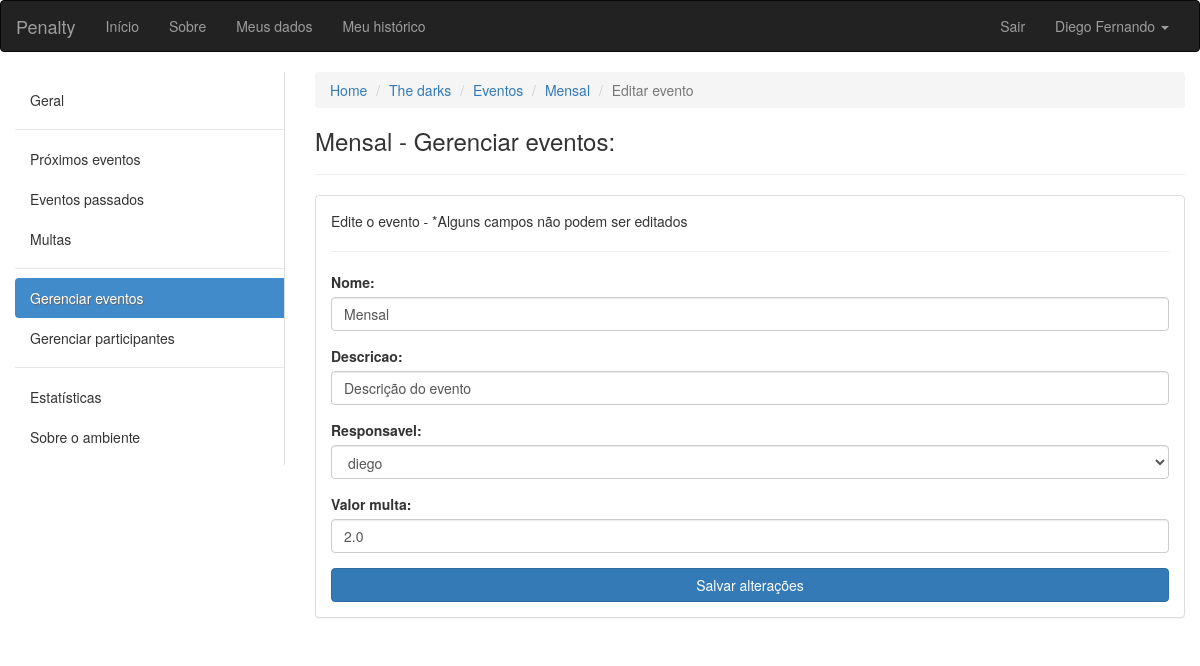
The app's page /ambiente/2/eventos/editar/3 (signed in) with its own data.
### ambiente/models.py (models this page shows, shortened)
class Ambiente(models.Model):
	nome = models.CharField(max_length=100, verbose_name='Nome', null=False, blank=False)
	descricao = models.CharField(max_length=100, verbose_name='Descrição', null=True, blank=False)
	endereco = models.CharField(max_length=150, verbose_name='Endereço', null=True, blank=False)
	criador = models.ForeignKey(User, verbose_name='Criador', null=False, blank=False, related_name='+')
	data_criacao = models.DateTimeField(default=timezone.now)
	participantes = models.ManyToManyField(User, verbose_name='Participantes', blank=True, related_name='+')

class Evento(models.Model):
	INTERVALOS = (
        ('D', 'Dias'),
        ('S', 'Semanas'),
        ('M', 'Meses'),
    )
	nome = models.CharField(max_length=100, verbose_name='Nome', null=False, blank=False)
	descricao = models.CharField(max_length=100, verbose_name='Descrição', null=True, blank=False)
	criador = models.ForeignKey(User, verbose_name='Criador', null=False, blank=False, related_name='+', default=1)
	responsavel = models.ForeignKey(User, verbose_name='Responsavel pela tarefa', null=False, blank=False, related_name='+', default=1)
	ambiente = models.ForeignKey(Ambiente, verbose_name='Ambiente', null=False, blank=False, related_name='+')
	data_inicio = models.DateField(default=date.today)
	data_fim = models.DateField(verbose_name='Data de término')
	dia_evento = models.DateField()
	id_agrupador = models.IntegerField()
	valor_multa = models.FloatField(verbose_name='Valor da multa', blank=False, default=2.0)
	quantidade_intervalos_repeticao = models.IntegerField(verbose_name='Se repete em')
	intervalo = models.CharField(max_length=40, choices=INTERVALOS, null=False, blank=False)
	solicitacao_de_validacao = models.BooleanField(default=False)
	momento_da_solicitacao = models.DateTimeField(blank=True, null=True)

### ambiente/views.py (the view)
# urls.py: url(r'^(?P<pk>[0-9]+)/eventos/editar/(?P<pkevento>[0-9]+)$', views.editar_evento, name='editar_evento'),
def editar_evento(request, pk, pkevento):
	ambiente = get_object_or_404(Ambiente, pk=pk)
	get_object_or_404(ambiente.participantes, pk=request.user.pk)
	inst_evento = get_list_or_404(Evento, id_agrupador=pkevento)[0]
	if inst_evento.ambiente != ambiente: raise Http404
	if request.method == 'POST':
		form = EditEventoForm(ambiente.participantes, request.POST, instance=inst_evento)
		if form.is_valid():
			evento = form.save(commit=False)
			Evento.objects.filter(id_agrupador=inst_evento.id_agrupador).update(nome=evento.nome, descricao=evento.descricao, valor_multa=evento.valor_multa, responsavel=evento.responsavel)
			return redirect("/ambiente/{}/eventos/{}".format(pk, evento.id_agrupador))
	else:
		form = EditEventoForm(ambiente.participantes, instance=inst_evento)
	return render(request, 'editar_evento.html', {'form':form, 'ambiente':ambiente, 'evento':inst_evento})

### ambiente/forms.py
class EditEventoForm(forms.ModelForm):
	choice = None
	nome = forms.CharField(widget=forms.TextInput(attrs={'class':'form-control', 'placeholder':'Informe o nome do evento'}),)
	descricao = forms.CharField(widget=forms.TextInput(attrs={'class':'form-control', 'placeholder':'Considerações sobre o evento'}),)
	valor_multa = forms.FloatField(required=True, min_value=0, widget=forms.NumberInput(attrs={'class':'form-control', 'placeholder':'Valor da multa em R$', 'id': 'form_homework', 'step': '0.1'}))
	responsavel = forms.ModelChoiceField(widget=forms.Select(attrs={'class':'form-control'}), queryset=choice)
	class Meta:
		model = Evento
		fields = ('nome', 'descricao', 'responsavel', 'valor_multa')
	def __init__(self, participantes, *args, **kwargs):
		super(EditEventoForm, self).__init__(*args, **kwargs)
		self.fields['responsavel'].queryset = participantes
		choice = participantes

### ambiente/templates/editar_evento.html (shortened to what this page needs)
{% extends "base.html" %}
{% load aux_tags %}
{% block conteudo %}
<div class="container-fluid">
	<div class="row">
		<div class="col-sm-3">
		    <nav class="nav-sidebar">
		        <ul class="nav">
		            <li><a href="javascript:;">Geral</a></li>
		            <li class="nav-divider"></li>
		            <li><a href="javascript:;">Próximos eventos</a></li>
		            <li><a href="javascript:;">Eventos passados</a></li>
		            <li><a href="javascript:;">Multas</a></li>
		            <li class="nav-divider"></li>
		            <li class="active"><a href="javascript:;">Gerenciar eventos</a></li>
		            <li><a href="javascript:;">Gerenciar participantes</a></li>
		            <li class="nav-divider"></li>
		            <li><a href="javascript:;">Estatísticas</a></li>
		            <li><a href="javascript:;">Sobre o ambiente</a></li>
		        </ul>
		    </nav>
		</div>
	<div class="col-sm-9">
		<ol class="breadcrumb">
		  <li><a href="#">Home</a></li>
		  <li><a href="{% url 'ambiente:ambiente' ambiente.pk %}">{{ ambiente.nome }}</a></li>
		  <li><a href="{% url 'ambiente:eventos' ambiente.pk %}">Eventos</a></li>
		  <li><a href="{% url 'ambiente:evento' ambiente.pk evento.id_agrupador %}">{{ evento.nome }}</a></li>
		  <li class="active">Editar evento</li>
		</ol>
		<h3>{{ evento.nome }} - Gerenciar eventos:</h3>
		<hr>
		<div class="panel panel-default">
		  <div class="panel-body">
		  <p>Edite o evento - *Alguns campos não podem ser editados</p>
		  <hr>
		    <form action="{% url 'ambiente:editar_evento' ambiente.pk evento.id_agrupador %}" method="post">
		      {% for field in form %}
		      	<div class="form-group">
    			{{ field.label_tag }} {{ field }}
    			</div>
		      {% endfor %}
			  <button type="submit" class="btn btn-primary btn-block">Salvar alterações</button>
			</form>
		  </div>
		   </div>
		  </div>
	  </div>
	</div>
{% endblock conteudo %}

### core/templates/base.html (shortened to what this page needs)
{% load staticfiles %}
<!DOCTYPE html>
<html lang="pt-br">
  <head>
    <link rel="stylesheet" href="{% static 'css/bootstrap.min.css' %}">
    <link rel="stylesheet" href="{% static 'css/custom.css' %}">
  </head>
  <body>
    <nav class="navbar navbar-inverse">
      <div class="container-fluid">
      <div class="navbar-header">
        <a class="navbar-brand" href="/">Penalty</a>
      </div>
      <div class="collapse navbar-collapse" id="bs-example-navbar-collapse-1">
        <ul class="nav navbar-nav">
          <li><a href="/">Início</a></li>
          <li><a href="#">Sobre</a></li>
          <li><a href="#">Meus dados</a></li>
          <li><a href="#">Meu histórico</a></li>
        </ul>
        {% if request.user.is_authenticated %}
        <ul class="nav navbar-nav navbar-right">
          <li><a href="/logout/">Sair</a></li>
          <li class="dropdown">
            <a href="#" class="dropdown-toggle" data-toggle="dropdown" role="button" aria-haspopup="true" aria-expanded="false">{{ request.user.first_name }} <span class="caret"></span></a>
          </li>
        </ul>
        {% endif %}
      </div>
    </div>
    </nav>
    {% block conteudo %}
    {% endblock conteudo %}
  </body>
</html>

### core/static/css/custom.css (style rules this page uses)
.nav-sidebar { width: 100%; padding: 8px 0; border-right: 1px solid #ddd; }
.nav-sidebar a { color: #333; -webkit-transition: all 0.08s linear; -moz-transition: all 0.08s linear; -o-transition: all 0.08s linear; transition: all 0.08s linear; -webkit-border-radius: 4px 0 0 4px; -moz-border-radius: 4px 0 0 4px; border-radius: 4px 0 0 4px; }
.nav-sidebar .active a { cursor: default; background-color: #428bca; color: #fff; text-shadow: 1px 1px 1px #666; }

### records on screen
Ambiente: nome "The darks"
Evento: nome "Mensal", form "Mensal" "Descrição do evento" "diego" "2.0"

### other values on screen
{{ request.user.first_name }} "Diego Fernando"
{{ field.label_tag }} "Nome:" "Descricao:" "Responsavel:" "Valor multa:"
